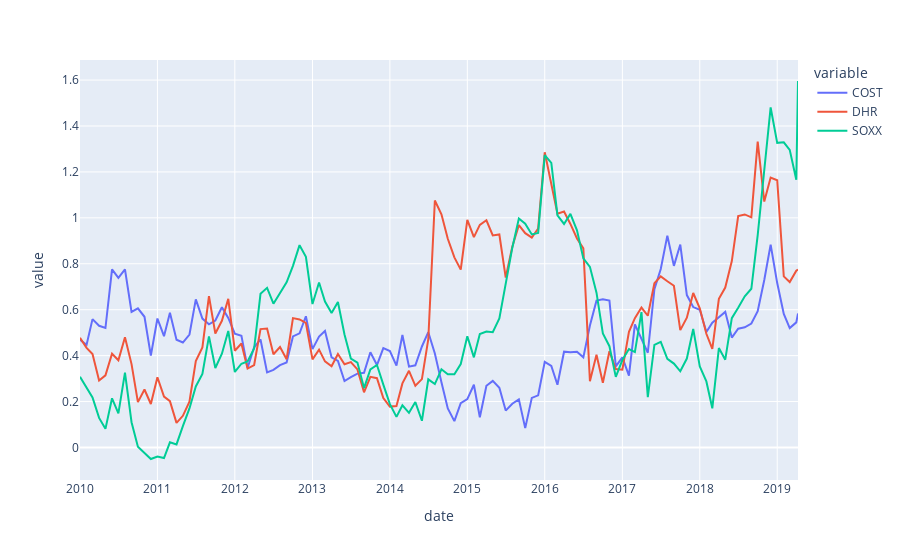

Write notebook code for a chart like this one.
### Code cell
px.line(asset_24mo_returns_period_df)
